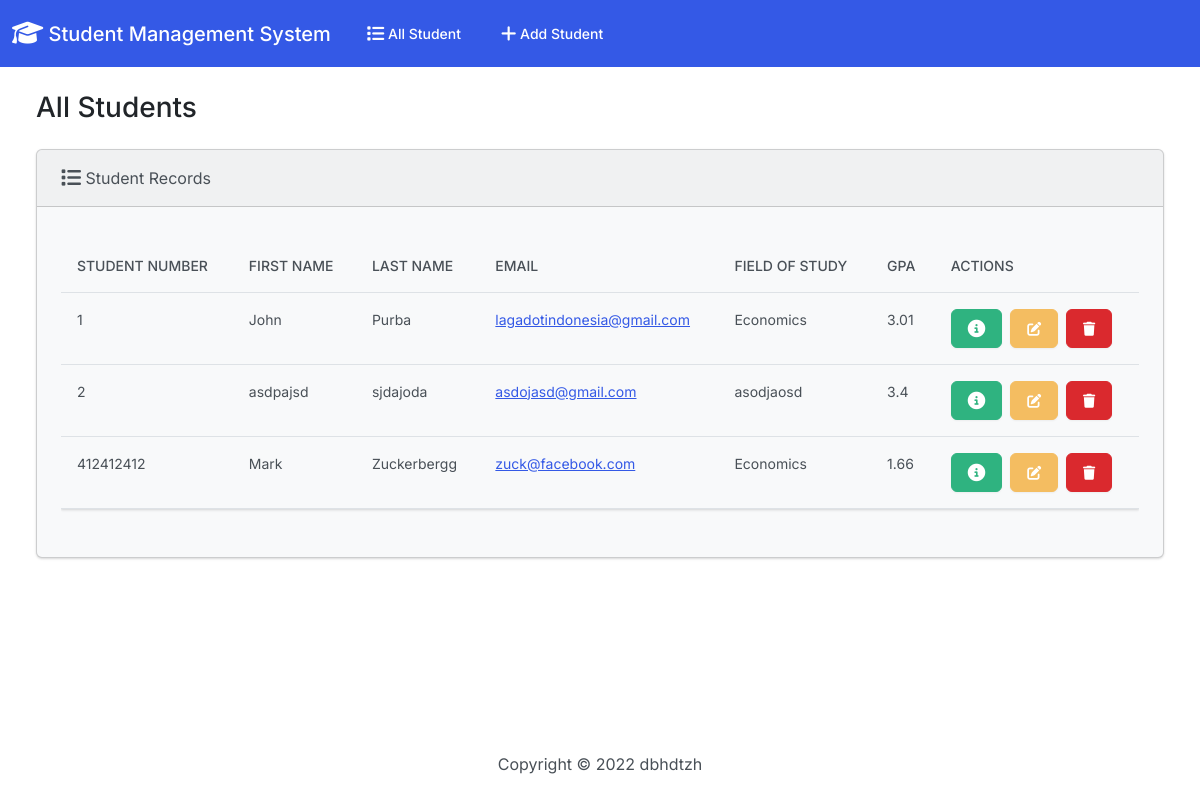
Before: / with the older database file.
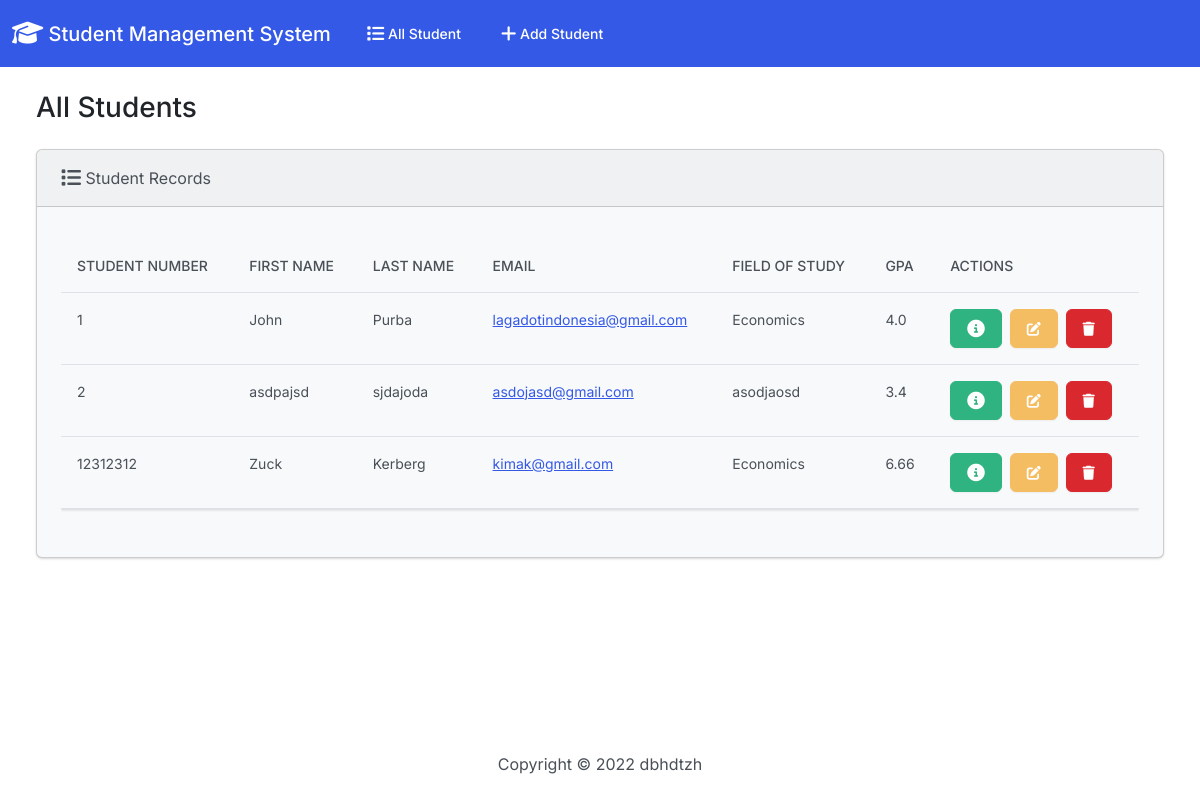
After: the same page with the newer database file.
### students/models.py (models this page shows, shortened)
class Student(models.Model):
    student_number = models.PositiveIntegerField()
    first_name = models.CharField(max_length=50)
    last_name = models.CharField(max_length=50)
    email = models.EmailField(max_length=100)
    field_of_study = models.CharField(max_length=50)
    gpa = models.FloatField()

### students/views.py (the view)
# urls.py: path('', views.index, name='index'),
def index(request):
    return render(request, 'students/index.html', {
        'students': Student.objects.all()
    })

### templates/students/index.html (shortened to what this page needs)
{% extends "students/base.html" %}
{% block body %}
    <h3 class="m-4">All Students</h3>
        <div class="row">
            <div class="col-12">
                {% if students %}
                <div class="card bg-light ms-4 me-4 mb-4">
                    <div class="card-header">
                        <i class="fa-solid fa-list fa-lg"></i> Student Records
                    </div>
                    <div class="card-body">
                        <p class="card-text">
                        <div class="table-responsive">
                            <table class="table table-hover">
                                <thead>
                                    <tr>
                                        <th scope="col">Student Number</th>
                                        <th scope="col">First Name</th>
                                        <th scope="col">Last Name</th>
                                        <th scope="col">Email</th>
                                        <th scope="col">Field of Study</th>
                                        <th scope="col">GPA</th>
                                        <th scope="col">Actions</th>
                                    </tr>
                                </thead>
                                <tbody>
                                    {% for students in students %}
                                    <tr>
                                        <td>{{ students.student_number }}</td>
                                        <td>{{ students.first_name }}</td>
                                        <td>{{ students.last_name }}</td>
                                        <td><a href="mailto:{{ students.email }}">{{ students.email }}</a></td>
                                        <td>{{ students.field_of_study }}</td>
                                        <td>{{ students.gpa }}</td>
                                        <td>
                                            <button type="button" class="btn btn-success me-1" href="{% url 'view_student' students.id %}" data-bs-toggle="modal" data-bs-target="#myModal{{ students.id }}">
                                            </button>
                                            <a class="btn btn-warning me-1" href="{% url 'edit_student' students.id %}">
                                            <i class="fa-solid fa-pen-to-square"></i>
                                            </a>
                                            <button type="button" class="btn btn-danger" data-bs-toggle="modal" data-bs-target="#deleteModal{{ students.id }}">
                                            <i class="fa-solid fa-trash"></i>
                                            </button>
                                        </td>
                                    </tr>
                                    {% endfor %}
                                </tbody>
                            </table>
                        </div>
                    </div>
                </div>
                {% else %}
                <h5 class="alert alert-danger ms-4 me-4">No Student Records </h5>
                {% endif %}
            </div>
        </div>
{% endblock %}

### templates/students/base.html (shortened to what this page needs)
{% load static %}
<!DOCTYPE html>
<html lang="en">
    <head>
        <link rel="stylesheet" href="https://cdnjs.cloudflare.com/ajax/libs/font-awesome/6.2.0/css/all.min.css"/>
        <link href="{% static 'css/bootstrap.min.css' %}" rel="stylesheet">
    </head>
    <body class="d-flex flex-column min-vh-100">
        <nav class="navbar navbar-expand-lg navbar-dark bg-primary">
            <div class="container-fluid">
                <a class="navbar-brand" href="{% url 'index' %}">
                    <i class="fas fa-graduation-cap fa-lg"></i>
                    Student Management System
                </a>
                <div class="collapse navbar-collapse" id="navbarColor01">
                    <ul class="navbar-nav me-auto">
                        <li class="nav-item">
                            <a class="nav-link" href="{% url 'index' %}">
                            All Student
                            </a>
                        </li>
                        <li class="nav-item">
                            <a class="nav-link" href="{% url 'add_student' %}">
                            Add Student
                            </a>
                        </li>
                    </ul>
                </div>
            </div>
        </nav>
        <div class="container-fluid">
        {% block body %}
        {% endblock %}
        </div>
        <footer class="mt-auto mb-4">
            <div class="text-center">
                <span>
                    Copyright &copy;
                    <script>document.write(new Date().getFullYear())</script> dbhdtzh
                </span>
            </div>
        </footer>
    </body>
</html>

Changed rows visible on the page:
removed Student: student_number "412412412", first_name "Mark", last_name "Zuckerbergg", email "zuck@facebook.com", field_of_study "Economics", gpa "1.66"
changed Student "John": gpa "3.01" → "4.0"
added Student: student_number "12312312", first_name "Zuck", last_name "Kerberg", email "kimak@gmail.com", field_of_study "Economics", gpa "6.66"
